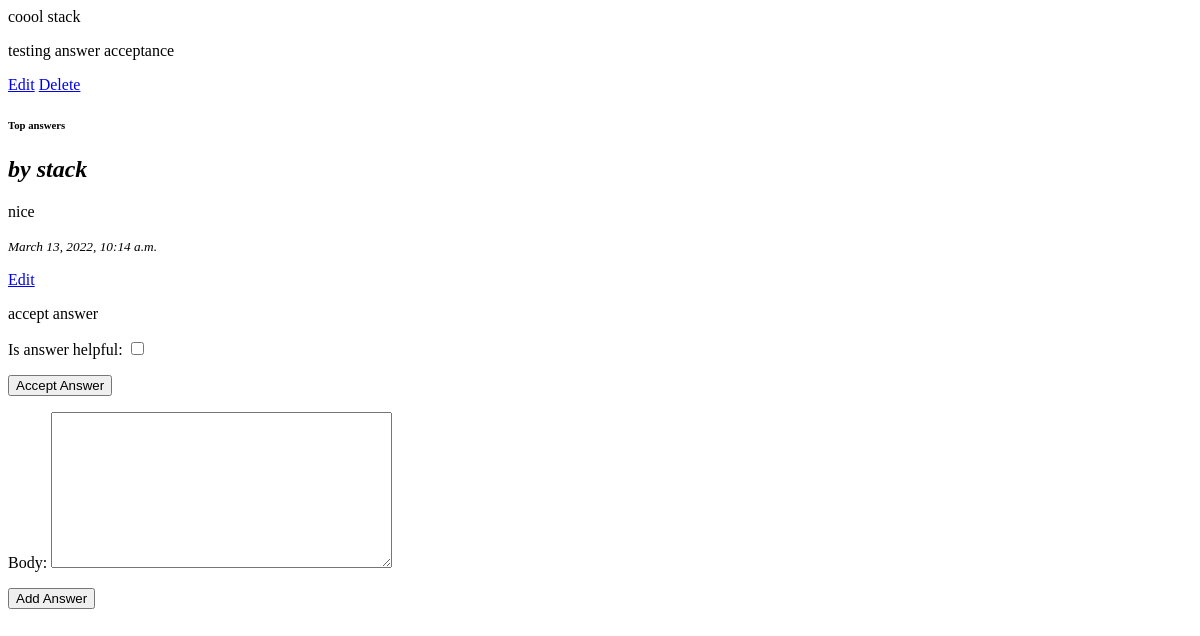
Page /questions/coool/ (signed in) on the earlier database version.
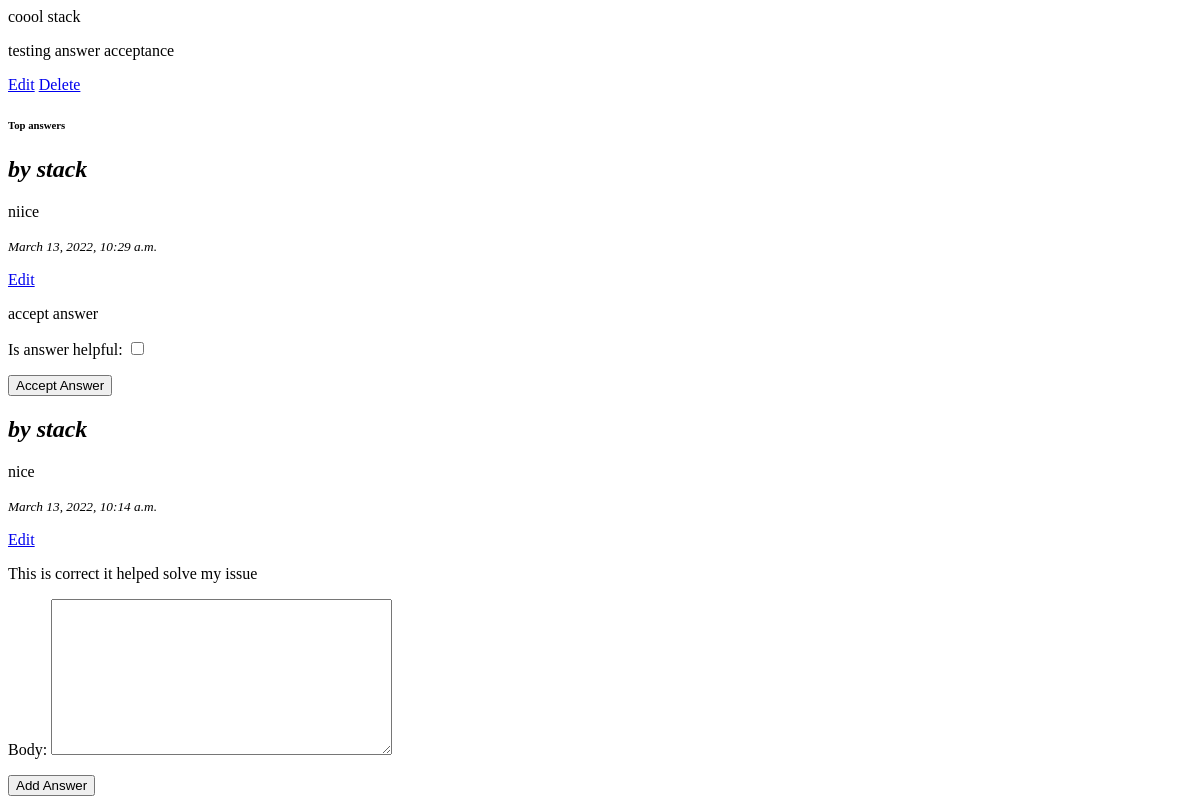
Same page on the later database version.
### stack/models.py (models this page shows, shortened)
class Question(models.Model):
    title = models.CharField(max_length=300, null=True)
    author = models.ForeignKey(User, on_delete=models.CASCADE)
    content = RichTextField()
    slug = models.SlugField(null=True)
    date_added = models.DateTimeField(auto_now_add=True)

class Answer(models.Model):
    question =  models.ForeignKey(Question, on_delete=models.CASCADE,  null=True)
    author = models.ForeignKey(User, on_delete=models.CASCADE, null=True)
    body = RichTextField(null=True)
    date_added = models.DateTimeField(auto_now_add=True, null=True)
    is_answer_helpful = models.BooleanField(default=False, blank=True)

### stack/views.py (the view, shortened to what this page needs)
# urls.py: path('questions/<slug:slug>/', question_details, name="question_details"),
def question_details(request, slug):
    question = get_object_or_404(Question, slug=slug)
    answers = Answer.objects.filter(question=question).order_by('-id')[:2]
    accept = AcceptForm()
    form = AnswerForm()
    context={
       'question':question,
        'answers':answers,
        'form':form,
        'accept':accept,
    }
    return render(request, 'stack/questiondetails.html', context)

### stack/forms.py
class AnswerForm(ModelForm):
    class Meta:
        model = Answer
        fields = ['body']

class AcceptForm(ModelForm):
    class Meta:
        model = Answer
        fields = ['is_answer_helpful']

### templates/stack/questiondetails.html (shortened to what this page needs)
<!DOCTYPE html>
<html lang="en">
<head>
</head>
<body>
    {{question.title}} {{question.author}}
    {{question.content |safe}}
    {% if user.id == question.author.id %}
    <a href="{% url 'edit_qn' question.id %}">Edit</a>
    <a href="{% url 'delete_qn' question.id %}">Delete</a>
    {% endif %}
    {% if request.user.is_authenticated %}
    {% if not answers %}
    <p>No answers yet</p>
    {% else %}
    <h6>Top answers</h6>
      {% for answer in answers %}
        <h2><i>by {{answer.author.username}}</i></h2>
        <P>{{answer.body |safe}}
          <span><small><i>{{answer.date_added}}</i></small></span>
        </P>
        {% if user.id == answer.author.id %}
        <a href="{% url 'update_ans' answer.id %}">Edit</a>
        {% endif %}
        {% if user.id == question.author.id %}
          {% if answer.is_answer_helpful == False %}
          <p>accept answer</p>
          <form action="" method="post" enctype="multipart/form-data">
            {{accept.as_p}}
            <button type="submit">Accept Answer</button>
          </form>
            {% else  %}
            <p>This is correct it helped solve my issue</p>
            {% endif %}
        {% endif %}
      {% endfor %}
    {% endif %}
    <form action="" method="post" enctype="multipart/form-data">
        {{form.as_p}}
        <button type="submit">Add Answer</button>
    </form>
    {% endif %}
</body>
</html>

Differences in the rows shown:
added Answer: author.username "stack", body "niice", date_added "March 13, 2022, 10:29 a.m.", shows "Edit"
changed Answer "nice": is_answer_helpful "☐" → (not shown); is_answer_helpful "accept answer Is answer helpful: Accept Answer" → "This is correct it helped solve my issue"
